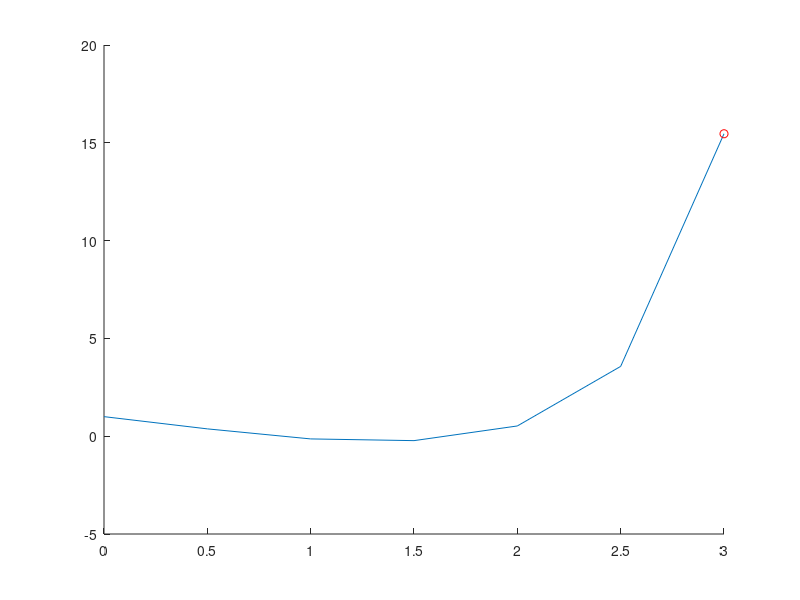

The MATLAB script that drew this image:
%{
1. Write a script file that solves the following ODE using 
Euler’s method from t = 0 to 3with a step size of h = 0.5 
where y(0) = 1. Plot the results.
            dy             2
            dt  =   - y + t
%}
clear;clc;clf;
f = @(y,t) -y + t^2;
y(1) = 1;
step = 0.5;
ending = 3;
start = 0;
while start < ending
 y = [y y(end)+f(y(end), start)*step];
 start = start + step;
end
hold on;
plot(linspace(0, 3,length(y)), y);
plot(3, y(end), 'or');

%{
2. Repeat Question 1 using Heun’s method without iteration.
%}
clear;clc;clf;
f = @(y,t) -y + t^2;
y(1) = 1;
step = 0.5;
ending = 3;
start = 0;
while start < ending
 y = [y y(end)+(f(y(end), start)+f(start+step, y(end)+f(y(end), start)*step))*step];
 start = start + step;
end
hold on;
plot(linspace(0, 3,length(y)), y);
plot(3, y(end), 'or');